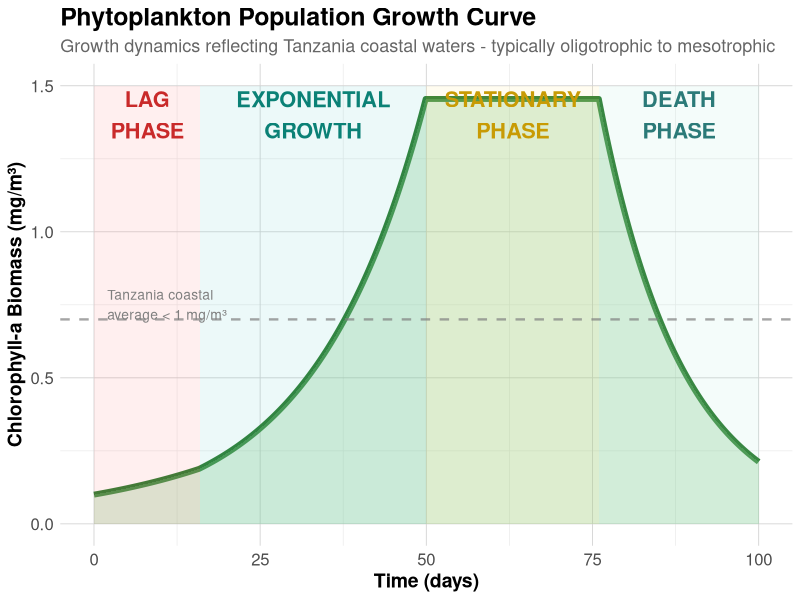

This chart was generated by the following R code:
## ---- chunk 1
#| echo: false
#| fig-width: 12
#| fig-height: 7

require(tidyverse)
require(ggplot2)

time <- seq(0, 100, length.out = 500)
biomass <- numeric(500)

for (i in 1:500) {
  if (i <= 80) {
    biomass[i] <- 0.1 * exp(0.04 * time[i])  # Lag phase
  } else if (i <= 250) {
    biomass[i] <- biomass[80] * exp(0.06 * (time[i] - time[80]))  # Exponential
  } else if (i <= 380) {
    biomass[i] <- biomass[250]  # Stationary - stays at peak around 0.8 mg/m3
  } else {
    biomass[i] <- max(biomass[250] * exp(-0.08 * (time[i] - time[380])), 0.1)  # Death
  }
}

data.frame(Time = time, Biomass = biomass) |>
  ggplot(aes(x = Time, y = Biomass)) +
  geom_line(linewidth = 2, color = "#2E7D32") +
  geom_area(alpha = 0.3, fill = "#81C784") +
  # Phase annotations with boxes
  annotate("rect", xmin = 0, xmax = 16, ymin = 0, ymax = 1.5, alpha = 0.1, fill = "#FF6B6B") +
  annotate("rect", xmin = 16, xmax = 50, ymin = 0, ymax = 1.5, alpha = 0.1, fill = "#4ECDC4") +
  annotate("rect", xmin = 50, xmax = 76, ymin = 0, ymax = 1.5, alpha = 0.1, fill = "#FFE66D") +
  annotate("rect", xmin = 76, xmax = 100, ymin = 0, ymax = 1.5, alpha = 0.1, fill = "#95E1D3") +
  # Phase labels
  annotate("text", x = 8, y = 1.4, label = "LAG\nPHASE", size = 5.5, fontface = "bold", color = "#C92A2A") +
  annotate("text", x = 33, y = 1.4, label = "EXPONENTIAL\nGROWTH", size = 5.5, fontface = "bold", color = "#0B8176") +
  annotate("text", x = 63, y = 1.4, label = "STATIONARY\nPHASE", size = 5.5, fontface = "bold", color = "#C89B04") +
  annotate("text", x = 88, y = 1.4, label = "DEATH\nPHASE", size = 5.5, fontface = "bold", color = "#2B7A78") +
  # Add reference line for Tanzania coastal average
  geom_hline(yintercept = 0.7, linetype = "dashed", color = "gray50", linewidth = 0.8, alpha = 0.7) +
  annotate("text", x = 2, y = 0.75, label = "Tanzania coastal\naverage < 1 mg/m³", size = 3.5, color = "gray50", hjust = 0) +
  labs(
    title = "Phytoplankton Population Growth Curve",
    x = "Time (days)",
    y = "Chlorophyll-a Biomass (mg/m³)",
    subtitle = "Growth dynamics reflecting Tanzania coastal waters - typically oligotrophic to mesotrophic"
  ) +
  theme_minimal() +
  theme(
    plot.title = element_text(face = "bold", size = 18),
    plot.subtitle = element_text(size = 13, color = "gray40"),
    axis.title = element_text(size = 14, face = "bold"),
    axis.text = element_text(size = 12),
    panel.grid.major = element_line(color = "lightgray", linewidth = 0.3)
  )

## ---- chunk 2
#| warning: false
#| message: false
#| 
require(tidyverse)
require(flextable)

## ---- chunk 3

Phytoplankton = c("Chlorella vulgaris", "Spirulina", "Odontella aurita", "Phaeodactylum tricornutum", "Porphyridium cruentum") 
Application = c("Food supplement, animal feed", "Food supplement and cosmetics", "Cosmetics, pharmaceuticals and food for both adults and infants", "Fuel production and nutrition", "Cosmetics, pharmaceuticals and nutrition")

data.frame(Phytoplankton,Application) |> 
  flextable(cwidth = 4) |> 
  flextable::fontsize(size = 24, part = "all")
